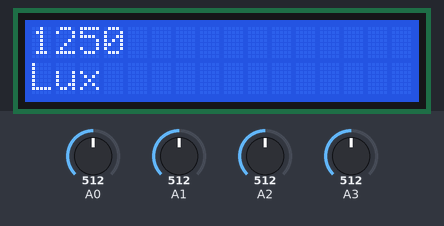
The sketch below on a simulated Arduino Uno, built with avr-gcc and run on an emulated ATmega328P. On the bench: 16×2 character LCD. The test bench sets the inputs (shaded band); at power-on: A0 = 512, A1 = 512, A2 = 512, A3 = 512. What the sketch prints to the serial monitor is not drawn.

Above: at 1.2 s.
1.3 s: A0 set to 716
At 2.6 s:
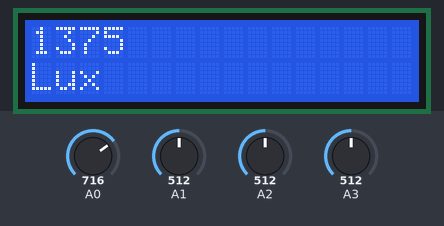
3.0 s: A1 set to 716
At 4.2 s:
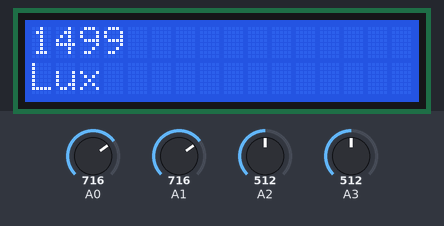
4.5 s: A2 set to 716
At 5.8 s:
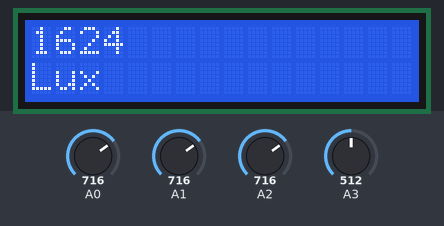
6.1 s: A3 set to 716
At 7.3 s:
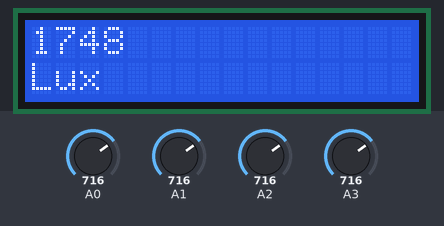
7.6 s: A0 set to 992
At 8.8 s:
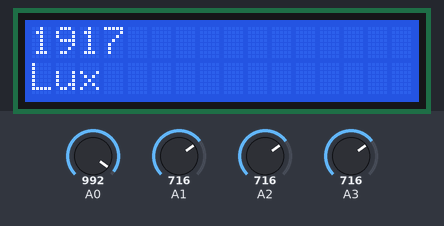
9.1 s: A1 set to 992
At 9.4 s:
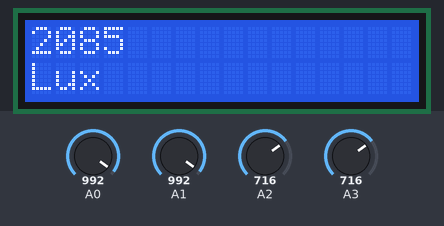
Timing chart, 0 to 11.6 s (numbered marks = the images above; inputs shaded):
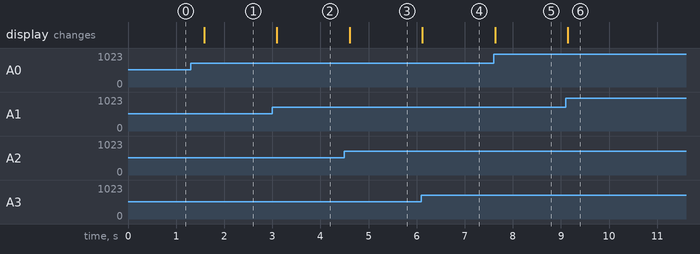

Measured:
- after the input at 1.3 s, the display: changes after 0.28 s (image 1)
- after the input at 3.0 s, the display: changes after 0.09 s (image 2)
- after the input at 4.5 s, the display: changes after 0.11 s (image 3)
- after the input at 6.1 s, the display: changes at once (image 4)
- after the input at 7.6 s, the display: changes at once (image 5)
- after the input at 9.1 s, the display: changes at once (image 6)

The sketch:

luxmeter_display.ino
```cpp
// include the library code:
#include <LiquidCrystal.h>

// initialize the library by associating any needed LCD interface pin
// with the arduino pin number it is connected to
const int rs = 12, en = 11, d4 = 5, d5 = 4, d6 = 3, d7 = 2;
LiquidCrystal lcd(rs, en, d4, d5, d6, d7);

void setup() {
  // set up the LCD's number of columns and rows:
  lcd.begin(16, 2);
  Serial.begin(9600);
  // Print a message to the LCD.
  lcd.print("Hi");
  pinMode(A0,INPUT);
  pinMode(A1,INPUT);
  pinMode(A2,INPUT);
  pinMode(A3,INPUT);

}

void loop() {
  // set the cursor to column 0, line 1
  // (note: line 1 is the second row, since counting begins with 0):

  lcd.clear();
  int a=analogRead(A0);
  int b=analogRead(A1);
  int c=analogRead(A2);
  int d=analogRead(A3);

  int tot=a+b+c+d;
  //Serial.println(a);
  float A=(tot+1)/1024.00*5/4;
  //Serial.println(A);
  int ans= A*500;
  Serial.println(ans);
  lcd.setCursor(0, 0);
  lcd.print(ans);
  // print the number of seconds since reset:
  lcd.setCursor(0, 1);
  lcd.print("Lux");
  delay(500);
}
```
